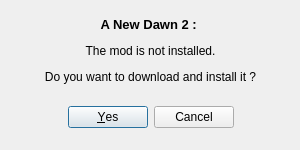
<?xml version="1.0" encoding="UTF-8"?>
<ui version="4.0">
 <class>w_install</class>
 <widget class="QDialog" name="w_install">
  <property name="geometry">
   <rect>
    <x>0</x>
    <y>0</y>
    <width>300</width>
    <height>150</height>
   </rect>
  </property>
  <property name="sizePolicy">
   <sizepolicy hsizetype="Fixed" vsizetype="Fixed">
    <horstretch>0</horstretch>
    <verstretch>0</verstretch>
   </sizepolicy>
  </property>
  <property name="windowTitle">
   <string>Mod installation</string>
  </property>
  <property name="locale">
   <locale language="English" country="UnitedStates"/>
  </property>
  <widget class="QDialogButtonBox" name="buttonBox">
   <property name="geometry">
    <rect>
     <x>10</x>
     <y>102</y>
     <width>281</width>
     <height>31</height>
    </rect>
   </property>
   <property name="locale">
    <locale language="English" country="UnitedStates"/>
   </property>
   <property name="orientation">
    <enum>Qt::Horizontal</enum>
   </property>
   <property name="standardButtons">
    <set>QDialogButtonBox::Cancel|QDialogButtonBox::Yes</set>
   </property>
   <property name="centerButtons">
    <bool>true</bool>
   </property>
  </widget>
  <widget class="QLabel" name="label">
   <property name="geometry">
    <rect>
     <x>0</x>
     <y>10</y>
     <width>301</width>
     <height>81</height>
    </rect>
   </property>
   <property name="text">
    <string>&lt;html&gt;&lt;head/&gt;&lt;body&gt;&lt;p align=&quot;center&quot;&gt;&lt;span style=&quot; font-size:10pt; font-weight:600;&quot;&gt;A New Dawn 2 : &lt;/span&gt;&lt;/p&gt;&lt;p align=&quot;center&quot;&gt;&lt;span style=&quot; font-size:9pt;&quot;&gt;The mod is not installed.&lt;/span&gt;&lt;/p&gt;&lt;p align=&quot;center&quot;&gt;&lt;span style=&quot; font-size:9pt;&quot;&gt;Do you want to download and install it ?&lt;/span&gt;&lt;/p&gt;&lt;/body&gt;&lt;/html&gt;</string>
   </property>
  </widget>
 </widget>
 <resources/>
 <connections>
  <connection>
   <sender>buttonBox</sender>
   <signal>accepted()</signal>
   <receiver>w_install</receiver>
   <slot>accept()</slot>
   <hints>
    <hint type="sourcelabel">
     <x>228</x>
     <y>116</y>
    </hint>
    <hint type="destinationlabel">
     <x>157</x>
     <y>149</y>
    </hint>
   </hints>
  </connection>
  <connection>
   <sender>buttonBox</sender>
   <signal>rejected()</signal>
   <receiver>w_install</receiver>
   <slot>reject()</slot>
   <hints>
    <hint type="sourcelabel">
     <x>290</x>
     <y>122</y>
    </hint>
    <hint type="destinationlabel">
     <x>286</x>
     <y>149</y>
    </hint>
   </hints>
  </connection>
 </connections>
</ui>
